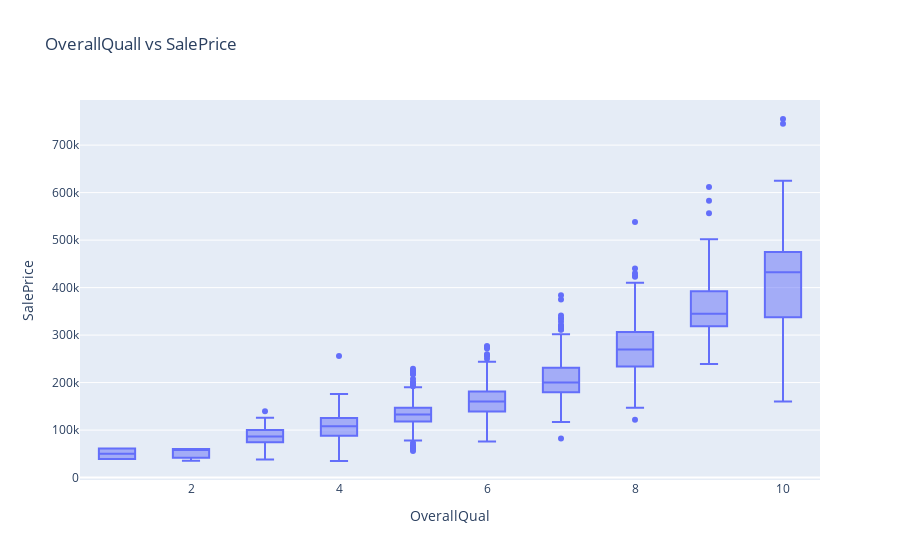
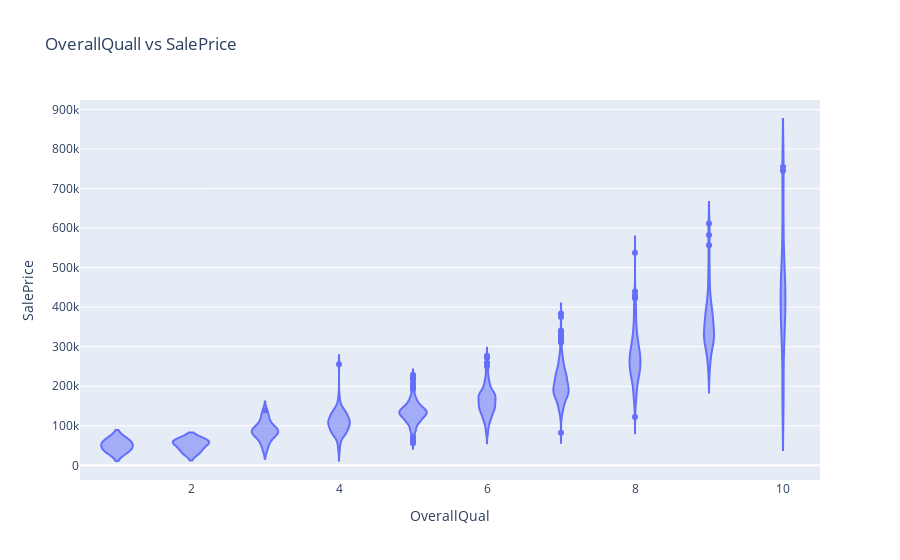

Notebook source saved alongside these figures, in order:
### Markdown cell above
##### OverallQual

### Code cell
import plotly.express as px

# gráfico de caja
fig = px.box(
    df, 
    x="OverallQual", 
    y="SalePrice", 
    title="OverallQuall vs SalePrice",
).show()

# gráfico de violín
fig = px.violin(
    df, 
    x="OverallQual", 
    y="SalePrice", 
    title="OverallQuall vs SalePrice",
).show()

### Figure 1 — Plotly figure (JSON) as saved in the notebook; plotly's stock layout.template omitted (floating-point values rounded to 4 significant figures; data arrays with more than 128 entries replaced by an {"elided": "..."} marker saying what was removed)
{"data": [{"alignmentgroup": "True", "hovertemplate": "OverallQual=%{x}<br>SalePrice=%{y}<extra></extra>", "legendgroup": "", "marker": {"color": "#636efa"}, "name": "", "notched": false, "offsetgroup": "", "orientation": "v", "showlegend": false, "type": "box", "x": {"elided": "1460 int values"}, "x0": " ", "xaxis": "x", "y": {"elided": "1460 int values"}, "y0": " ", "yaxis": "y"}], "layout": {"boxmode": "group", "legend": {"tracegroupgap": 0}, "title": {"text": "OverallQuall vs SalePrice"}, "xaxis": {"anchor": "y", "domain": [0, 1], "title": {"text": "OverallQual"}}, "yaxis": {"anchor": "x", "domain": [0, 1], "title": {"text": "SalePrice"}}}}

### Figure 2 — Plotly figure (JSON) as saved in the notebook; plotly's stock layout.template omitted (floating-point values rounded to 4 significant figures; data arrays with more than 128 entries replaced by an {"elided": "..."} marker saying what was removed)
{"data": [{"alignmentgroup": "True", "box": {"visible": false}, "hovertemplate": "OverallQual=%{x}<br>SalePrice=%{y}<extra></extra>", "legendgroup": "", "marker": {"color": "#636efa"}, "name": "", "offsetgroup": "", "orientation": "v", "scalegroup": "True", "showlegend": false, "type": "violin", "x": {"elided": "1460 int values"}, "x0": " ", "xaxis": "x", "y": {"elided": "1460 int values"}, "y0": " ", "yaxis": "y"}], "layout": {"legend": {"tracegroupgap": 0}, "title": {"text": "OverallQuall vs SalePrice"}, "violinmode": "group", "xaxis": {"anchor": "y", "domain": [0, 1], "title": {"text": "OverallQual"}}, "yaxis": {"anchor": "x", "domain": [0, 1], "title": {"text": "SalePrice"}}}}
